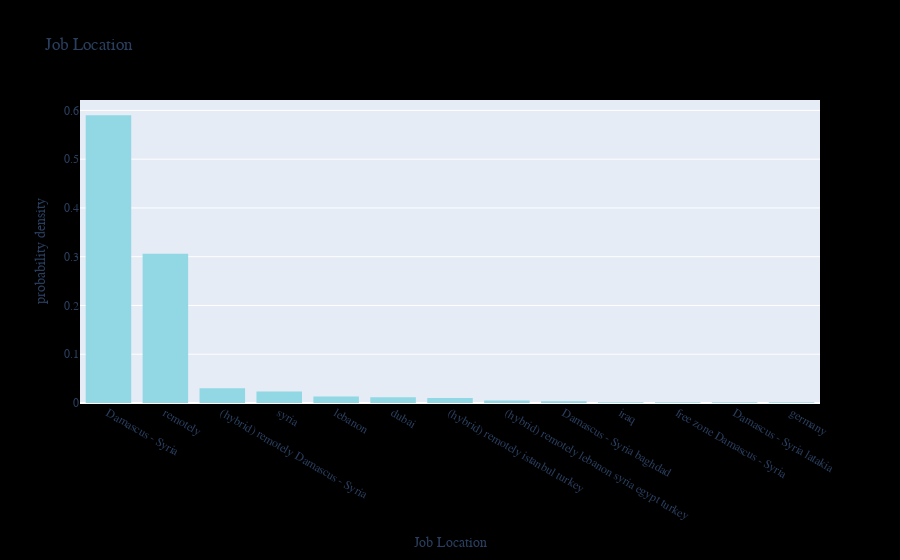

Here is the notebook cell this chart was saved with:
### Markdown cell above
### Job Location

- 60% of the jobs are in Damascus
- 30% are remote vacancies
- ~5% are hybrid jobs, it means you can work remotely or on site
- there are other locations like Lebanon, Dubai, Turkey, Germany and Iraq

### Code cell
px.histogram(data, x="location", histnorm="probability density",
color_discrete_sequence=color_palette[1:],
    labels={"probability density": "Percentage", "location": "Job Location"},
    title="Job Location",
).update_layout(
    paper_bgcolor="rgb(0,0,0,0)",
    legend=dict(bgcolor=LEGEN_BG),
    font_family="Poppins,",
).update_xaxes(
    categoryorder="total descending"
)

### Figure 1 — Plotly figure (JSON) as saved in the notebook; plotly's stock layout.template omitted (floating-point values rounded to 4 significant figures; data arrays with more than 128 entries replaced by an {"elided": "..."} marker saying what was removed)
{"data": [{"alignmentgroup": "True", "bingroup": "x", "histnorm": "probability density", "hovertemplate": "Job Location=%{x}<br>probability density=%{y}<extra></extra>", "legendgroup": "", "marker": {"color": "#91D8E4", "pattern": {"shape": ""}}, "name": "", "offsetgroup": "", "orientation": "v", "showlegend": false, "type": "histogram", "x": {"elided": "832 str values"}, "xaxis": "x", "yaxis": "y"}], "layout": {"barmode": "relative", "font": {"family": "Poppins,"}, "legend": {"bgcolor": "#fff", "tracegroupgap": 0}, "paper_bgcolor": "rgb(0,0,0,0)", "title": {"text": "Job Location"}, "xaxis": {"anchor": "y", "categoryorder": "total descending", "domain": [0, 1], "title": {"text": "Job Location"}}, "yaxis": {"anchor": "x", "domain": [0, 1], "title": {"text": "probability density"}}}}
